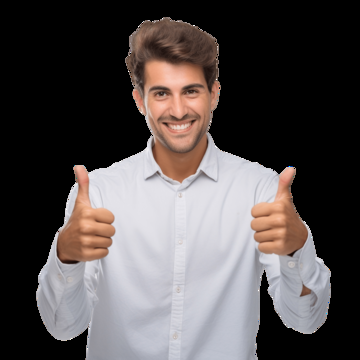
#> input picture proj1/media/man.png, 360 x 360 px, given in place of the camera
$ python opencff.py
#> lines starting #> are read from the running program, lines starting #| are printed output that depends on the picture; after the words box and inside, x2 and y2 are one past the last pixel; in counts of white or black regions, pixels touching at a corner belong together
import cv2
import numpy as np

# Initialize camera
cap = cv2.VideoCapture(0)

while cap.isOpened():
    ret, frame = cap.read()
#> frame is the input picture: shape (360, 360, 3); mean B, G, R 77.8, 77.9, 83.9
    if not ret:
        break

    frame = cv2.flip(frame, 1)  # Flip the camera (mirror effect)
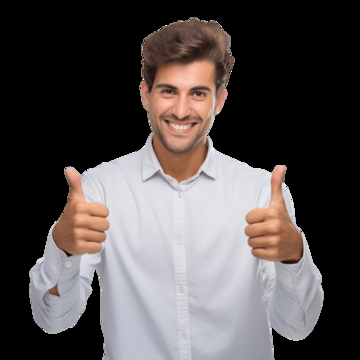
#> frame: shape (360, 360, 3); mean B, G, R 77.8, 77.9, 83.9

    # Convert to HSV and create a mask for skin color detection
    hsv = cv2.cvtColor(frame, cv2.COLOR_BGR2HSV)
#> hsv: shape (360, 360, 3); mean H, S, V 39.7, 18.2, 86.7
    lower_skin = np.array([0, 20, 70], dtype=np.uint8)
    upper_skin = np.array([20, 255, 255], dtype=np.uint8)
    mask = cv2.inRange(hsv, lower_skin, upper_skin)
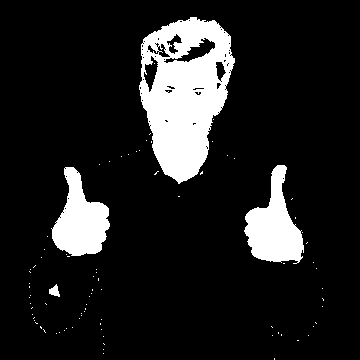
#> mask: shape (360, 360); 12.7% white; 87 white regions (83 under 20 px)

    # Apply Gaussian Blur to remove noise
    mask = cv2.GaussianBlur(mask, (5, 5), 0)
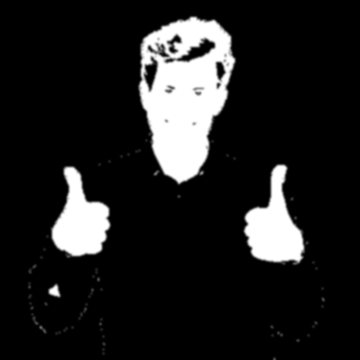
#> mask: shape (360, 360); min 0, max 255, mean 32.3

    # Find contours
    contours, _ = cv2.findContours(mask, cv2.RETR_TREE, cv2.CHAIN_APPROX_SIMPLE)
#> contours = 47 contours, 20 with area under 20; largest, box (x1, y1, x2, y2) and area: (137, 15, 237, 186) 12224, (242, 163, 310, 266) 3836, (45, 165, 112, 259) 3590, (47, 282, 62, 299) 170, (189, 41, 214, 58) 148
    if contours:
        max_contour = max(contours, key=cv2.contourArea)
#> max_contour = contour of 208 points, box (x1, y1, x2, y2) (137, 15, 237, 186), area 12224

        # Get convex hull and defects
        hull = cv2.convexHull(max_contour, returnPoints=False)
#> hull = 23 values, max 207 at index 0, min 0 at index 22, mean 97.48
        defects = cv2.convexityDefects(max_contour, hull)
#> defects = 18 rows, first 6: [0, 5, 4, 559], [5, 13, 12, 360], [13, 23, 16, 604], [23, 25, 24, 154], [26, 28, 27, 285], [28, 32, 29, 462]

        finger_count = 0

        if defects is not None:
            for i in range(defects.shape[0]):
                s, e, f, d = defects[i, 0]
                start = tuple(max_contour[s][0])
                end = tuple(max_contour[e][0])
                far = tuple(max_contour[f][0])

                # Measure the angle to count fingers
                a = np.linalg.norm(np.array(end) - np.array(far))
                b = np.linalg.norm(np.array(start) - np.array(far))
                c = np.linalg.norm(np.array(start) - np.array(end))
                angle = np.arccos((b**2 + c**2 - a**2) / (2 * b * c)) * (180 / np.pi)

                # If the angle is less than 90 degrees, count as a finger
                if angle < 90:
                    finger_count += 1
                    cv2.circle(frame, far, 5, (0, 255, 0), -1)
#> this loop made 18 passes
#> (s, e, f, d, start, end, far, a) on passes 1 to 10: (0, 5, 4, 559, (188, 15), (176, 18), (185, 18), 9), (5, 13, 12, 360, (176, 18), (160, 24), (164, 24), 4), (13, 23, 16, 604, (160, 24), (147, 32), (158, 28), 11.7), (23, 25, 24, 154, (147, 32), (143, 35), (144, 35), 1), (26, 28, 27, 285, (141, 37), (139, 42), (141, 40), 2.83), (28, 32, 29, 462, (139, 42), (137, 83), (139, 79), 4.47), (33, 58, 53, 1696, (137, 91), (144, 142), (150, 137), 7.81), (58, 84, 80, 2213, (144, 142), (152, 176), (159, 168), 10.63), (84, 101, 89, 1528, (152, 176), (176, 185), (161, 173), 19.21), (102, 114, 113, 504, (181, 185), (202, 176), (197, 176), 5)
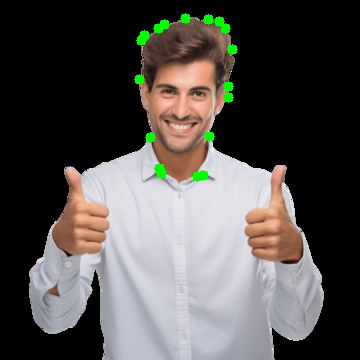
#> frame: shape (360, 360, 3); 1.05% of pixels changed, all inside (x1, y1, x2, y2) = (134, 13, 238, 182)
#> after the loop, finger_count = 18

            finger_count += 1  # Add thumb
#> finger_count = 19

        # Display the finger count
        cv2.putText(frame, f"Fingers: {finger_count}", (50, 100),
                    cv2.FONT_HERSHEY_SIMPLEX, 1.5, (0, 255, 0), 3)

        # Draw contours
        cv2.drawContours(frame, [max_contour], -1, (255, 0, 0), 2)
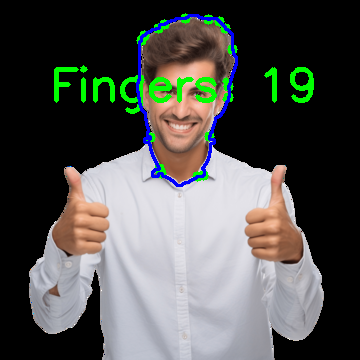
#> frame: shape (360, 360, 3); mean B, G, R 79, 82.4, 81.2

    cv2.imshow("Finger Counter (No MediaPipe)", frame)

    if cv2.waitKey(1) & 0xFF == ord('q'):
#> (key q is pressed here)
        break

cap.release()
cv2.destroyAllWindows()
